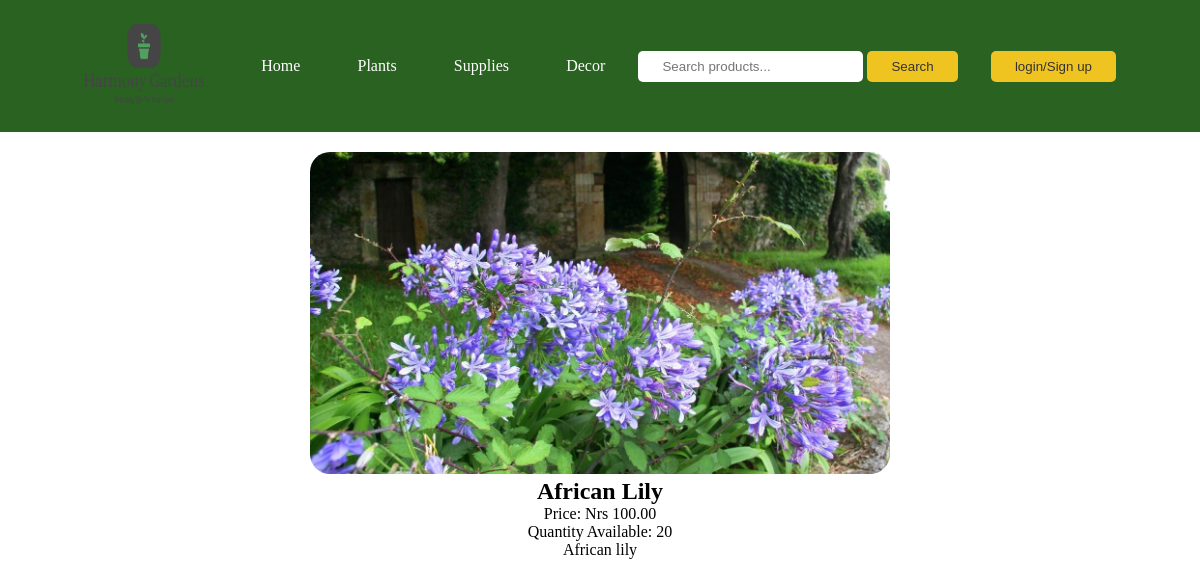
The page /product_view.php?id=2 on the database its author committed.
### tables this page shows
CREATE TABLE `products` (
  `id` int(11) NOT NULL,
  `name` varchar(100) NOT NULL,
  `qty` int(5) NOT NULL,
  `price` decimal(10,2) NOT NULL,
  `image` varchar(100) DEFAULT NULL,
  `login_id` int(11) NOT NULL,
  `tag` varchar(1000) NOT NULL,
  `description` longtext NOT NULL
);

### product_view.php (the view, shortened to what this page needs)
<!DOCTYPE html>
<html>
<head>
</head>
<body>
<?php
if(isset($_SESSION['valid'])&& $_SESSION['id']==1) {
    include("logout_header.php");
    include("connection.php");
}
else if(isset($_SESSION['valid'])&& $_SESSION['id']!==1){
	include('logout_header.php');
}
else {
	include('header.php');
}
	?>
<?php
include('connection.php');
if (isset($_GET['id'])) {
    $product_id = mysqli_real_escape_string($mysqli, $_GET['id']);
    $query = "SELECT * FROM products WHERE id = $product_id";
    $result = mysqli_query($mysqli, $query);
if ($result && mysqli_num_rows($result) > 0) {
    $row = mysqli_fetch_assoc($result);?>
    <div class="image-container">
    <img class="image_class" src="<?php echo $row['image']; ?>" alt="<?php echo $row['name']; ?>">
    <h1><?php echo $row['name']; ?></h1>
    <p>Price: Nrs <?php echo number_format($row['price'], 2); ?></p>
    <p>Quantity Available: <?php echo $row['qty']; ?></p>
    <p> <?php echo htmlspecialchars_decode($row['description']); ?></p>
</div>
   <?php mysqli_close($mysqli);
} else {
    echo "Product not found.";
}
} else {
    echo "Invalid product ID.";
}
?>
</body>
</html>

### css/header_style.css (style rules this page uses)
body, h1, h2, h3, p, ul, li { margin: 0; padding: 0; list-style: none; }

### product_view.php (style rules this page uses)
.image-container { text-align: center; margin: 20px; }
.image_class { max-width: 50%; height: auto; border-radius: 20px; }
h1 { font-size: 24px; margin: 10px 0; }
p { font-size: 16px; margin: 5px 0; }
p:last-child { margin-bottom: 20px; }

### rows shown on the page
products: image (picture), name "African Lily", price "100.00", qty "20", description "African lily"
